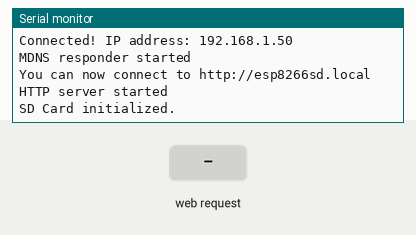
The sketch below on a simulated ESP32. On the bench: the last lines printed to the serial monitor. The inputs (shaded band) are chosen by the test bench. WiFi joins after 1.5 s; servers stay silent unless stated; storage starts empty.

Above: at 2.7 s.
2.8 s: HTTP request GET / received
At 3.6 s:
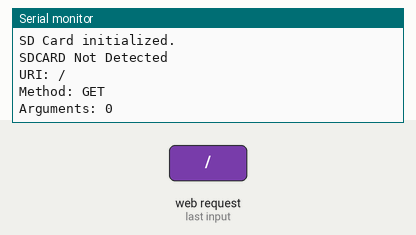
4.3 s: HTTP request GET /?download=1 received
At 4.7 s:
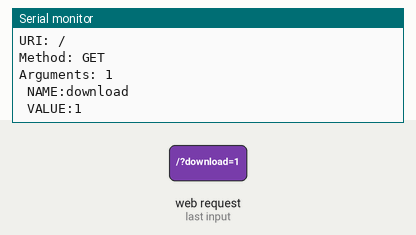

The sketch:

Web_Server.ino
```cpp
#include <WiFi.h>
#include <WiFiClient.h>
#include <WebServer.h>
#include <ESPmDNS.h>
#include <SPI.h>
#include <SD.h>

#define DBG_OUTPUT_PORT Serial

const char* ssid = "NETGEAR94";
const char* password = "1234567890";
const char* host = "esp8266sd";

WebServer server(80);

static bool hasSD = false;

void returnOK()
{
  server.send(200, "text/plain", "");
}

void returnFail(String msg)
{
  server.send(500, "text/plain", msg + "\r\n");
}

bool loadFromSdCard(String path)
{
  String dataType = "text/plain";
  if(path.endsWith("/")) path += "index.htm";

  if(path.endsWith(".src")) path = path.substring(0, path.lastIndexOf("."));
  else if(path.endsWith(".htm")) dataType = "text/html";
  else if(path.endsWith(".css")) dataType = "text/css";
  else if(path.endsWith(".js")) dataType = "application/javascript";
  else if(path.endsWith(".png")) dataType = "image/png";
  else if(path.endsWith(".gif")) dataType = "image/gif";
  else if(path.endsWith(".jpg")) dataType = "image/jpeg";
  else if(path.endsWith(".ico")) dataType = "image/x-icon";
  else if(path.endsWith(".xml")) dataType = "text/xml";
  else if(path.endsWith(".pdf")) dataType = "application/pdf";
  else if(path.endsWith(".zip")) dataType = "application/zip";

  File dataFile = SD.open(path.c_str());
  if(dataFile.isDirectory())
  {
    path += "/index.htm";
    dataType = "text/html";
    dataFile = SD.open(path.c_str());
  }

  if (!dataFile)
    return false;

  if (server.hasArg("download")) dataType = "application/octet-stream";

  if (server.streamFile(dataFile, dataType) != dataFile.size())
  {
    DBG_OUTPUT_PORT.println("Sent less data than expected!");
  }

  dataFile.close();
  return true;
}

void handleNotFound()
{
  if(hasSD && loadFromSdCard(server.uri())) return;
  String message = "SDCARD Not Detected\n\n";
  message += "URI: ";
  message += server.uri();
  message += "\nMethod: ";
  message += (server.method() == HTTP_GET)?"GET":"POST";
  message += "\nArguments: ";
  message += server.args();
  message += "\n";
  for (uint8_t i=0; i<server.args(); i++)
  {
    message += " NAME:"+server.argName(i) + "\n VALUE:" + server.arg(i) + "\n";
  }
  server.send(404, "text/plain", message);
  DBG_OUTPUT_PORT.print(message);
}

void serve()
{
   if(!loadFromSdCard(server.uri()))
   {
    handleNotFound();
   }
}

void setup()
{
  DBG_OUTPUT_PORT.begin(115200);
  DBG_OUTPUT_PORT.setDebugOutput(true);
  DBG_OUTPUT_PORT.print("\n");
  WiFi.begin(ssid, password);
  DBG_OUTPUT_PORT.print("Connecting to ");
  DBG_OUTPUT_PORT.println(ssid);

  // Wait for connection
  uint8_t i = 0;
  while (WiFi.status() != WL_CONNECTED && i++ < 20)
  {
    //wait 10 seconds
    delay(500);
  }
  if(i == 21)
  {
    DBG_OUTPUT_PORT.print("Could not connect to");
    DBG_OUTPUT_PORT.println(ssid);
    while(1) delay(500);
  }
  DBG_OUTPUT_PORT.print("Connected! IP address: ");
  DBG_OUTPUT_PORT.println(WiFi.localIP());

  if (MDNS.begin(host))
  {
    MDNS.addService("http", "tcp", 80);
    DBG_OUTPUT_PORT.println("MDNS responder started");
    DBG_OUTPUT_PORT.print("You can now connect to http://");
    DBG_OUTPUT_PORT.print(host);
    DBG_OUTPUT_PORT.println(".local");
  }


  server.on("/", HTTP_GET, serve);
  server.onNotFound(handleNotFound);

  server.begin();
  DBG_OUTPUT_PORT.println("HTTP server started");

  if (SD.begin(SS))
  {
     DBG_OUTPUT_PORT.println("SD Card initialized.");
     hasSD = true;
  }
}

void loop()
{
  server.handleClient();
}
```

Measured:
- after the input at 2.8 s, the serial monitor: prints a new line at once (image 1)
- after the input at 4.3 s, the serial monitor: prints a new line at once (image 2)
